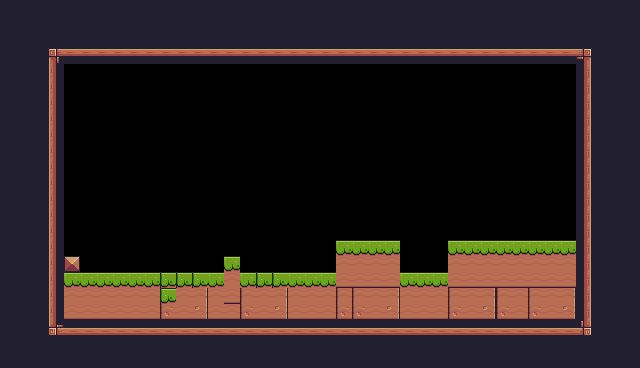

A 2D game scene composited from a Tiled map and its tileset images. What follows is a short description and the map's XML, with every tile layer's data as written:
An orthogonal 40x23 tile map with 16x16 px tiles, 1 tile layer (Tile Layer 1) and 1 object (Player).

<map version="1.10" tiledversion="1.10.2" orientation="orthogonal" renderorder="right-down" width="40" height="23" tilewidth="16" tileheight="16" infinite="0" nextlayerid="3" nextobjectid="3">
 <tileset firstgid="1" source="Pixel Adventure.tsx" />
 <layer id="1" name="Tile Layer 1" width="40" height="23">
  <data encoding="csv">
24,24,24,24,24,24,24,24,24,24,24,24,24,24,24,24,24,24,24,24,24,24,24,24,24,24,24,24,24,24,24,24,24,24,24,24,24,24,24,24,
24,24,24,24,24,24,24,24,24,24,24,24,24,24,24,24,24,24,24,24,24,24,24,24,24,24,24,24,24,24,24,24,24,24,24,24,24,24,24,24,
24,24,24,24,24,24,24,24,24,24,24,24,24,24,24,24,24,24,24,24,24,24,24,24,24,24,24,24,24,24,24,24,24,24,24,24,24,24,24,24,
24,24,24,89,90,90,90,90,90,90,90,90,90,90,90,90,90,90,90,90,90,90,90,90,90,90,90,90,90,90,90,90,90,90,90,90,91,24,24,24,
24,24,24,111,0,0,0,0,0,0,0,0,0,0,0,0,0,0,0,0,0,0,0,0,0,0,0,0,0,0,0,0,0,0,0,0,113,24,24,24,
24,24,24,111,0,0,0,0,0,0,0,0,0,0,0,0,0,0,0,0,0,0,0,0,0,0,0,0,0,0,0,0,0,0,0,0,113,24,24,24,
24,24,24,111,0,0,0,0,0,0,0,0,0,0,0,0,0,0,0,0,0,0,0,0,0,0,0,0,0,0,0,0,0,0,0,0,113,24,24,24,
24,24,24,111,0,0,0,0,0,0,0,0,0,0,0,0,0,0,0,0,0,0,0,0,0,0,0,0,0,0,0,0,0,0,0,0,113,24,24,24,
24,24,24,111,0,0,0,0,0,0,0,0,0,0,0,0,0,0,0,0,0,0,0,0,0,0,0,0,0,0,0,0,0,0,0,0,113,24,24,24,
24,24,24,111,0,0,0,0,0,0,0,0,0,0,0,0,0,0,0,0,0,0,0,0,0,0,0,0,0,0,0,0,0,0,0,0,113,24,24,24,
24,24,24,111,0,0,0,0,0,0,0,0,0,0,0,0,0,0,0,0,0,0,0,0,0,0,0,0,0,0,0,0,0,0,0,0,113,24,24,24,
24,24,24,111,0,0,0,0,0,0,0,0,0,0,0,0,0,0,0,0,0,0,0,0,0,0,0,0,0,0,0,0,0,0,0,0,113,24,24,24,
24,24,24,111,0,0,0,0,0,0,0,0,0,0,0,0,0,0,0,0,0,0,0,0,0,0,0,0,0,0,0,0,0,0,0,0,113,24,24,24,
24,24,24,111,0,0,0,0,0,0,0,0,0,0,0,0,0,0,0,0,0,0,0,0,0,0,0,0,0,0,0,0,0,0,0,0,113,24,24,24,
24,24,24,111,0,0,0,0,0,0,0,0,0,0,0,0,0,0,0,0,0,0,0,0,0,0,0,0,0,0,0,0,0,0,0,0,113,24,24,24,
24,24,24,111,0,0,0,0,0,0,0,0,0,0,0,0,0,0,0,0,0,8,8,8,8,0,0,0,8,8,8,8,8,8,8,8,113,24,24,24,
24,24,24,111,35,0,0,0,0,0,0,0,0,0,8,0,0,0,0,0,0,30,30,30,30,0,0,0,30,30,30,30,30,30,30,30,113,24,24,24,
24,24,24,111,8,8,8,8,8,8,7,7,7,8,30,8,7,7,8,8,8,52,52,52,52,8,8,8,52,52,52,52,52,52,52,52,113,24,24,24,
24,24,24,111,30,30,30,30,30,30,7,30,31,30,52,29,30,31,30,30,30,29,29,30,31,30,30,30,29,30,31,29,30,29,30,31,113,24,24,24,
24,24,24,111,52,52,52,52,52,52,51,52,53,52,52,51,52,53,52,52,52,51,51,52,53,52,52,52,51,52,53,51,52,51,52,53,113,24,24,24,
24,24,24,133,134,134,134,134,134,134,134,134,134,134,134,134,134,134,134,134,134,134,134,134,134,134,134,134,134,134,134,134,134,134,134,134,135,24,24,24,
24,24,24,24,24,24,24,24,24,24,24,24,24,24,24,24,24,24,24,24,24,24,24,24,24,24,24,24,24,24,24,24,24,24,24,24,24,24,24,24,
24,24,24,24,24,24,24,24,24,24,24,24,24,24,24,24,24,24,24,24,24,24,24,24,24,24,24,24,24,24,24,24,24,24,24,24,24,24,24,24
</data>
 </layer>
 <objectgroup id="2" name="Spawn Point" class="Player">
  <object id="1" name="Player" type="Player" x="96.8292" y="235.892" width="41.2039" height="36.0534" />
 </objectgroup>
</map>
